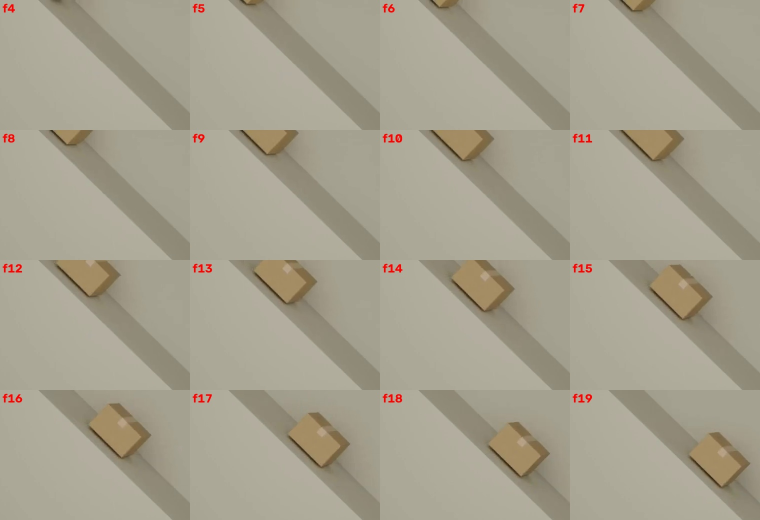
#> input picture research/verify_s2events/crop_0253.jpg, 1520 x 1040 px (shown at 1/2 size)
$ python letter_edges.py ../../../../verify_s2events/crop_0253.jpg
#> lines starting #> are read from the running program, lines starting #| are printed output that depends on the picture
import cv2,numpy as np,sys
fn=sys.argv[1] if len(sys.argv)>1 else 'frames/simulation_0209_f000.png'
gr=cv2.cvtColor(cv2.imread(fn),cv2.COLOR_BGR2GRAY).astype(float)
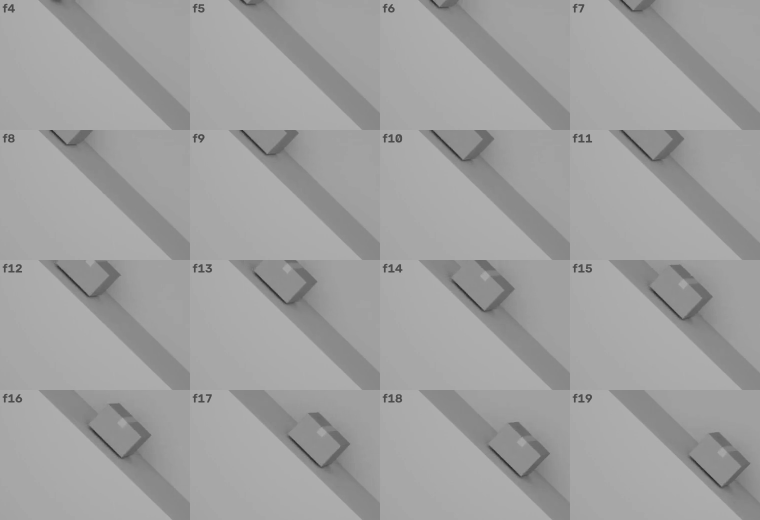
#> gr: shape (1040, 1520) float64 (shown at 1/2 size); min 28, max 179, mean 159.5
gr=cv2.GaussianBlur(gr,(3,3),0.7)
T=105
def cross_v(x,ya,yb):  # scan along column x from ya to yb, return subpixel crossing of T
    col=gr[ya:yb+1,x] if ya<yb else gr[yb:ya+1,x][::-1]
    ys=np.arange(ya,yb+1) if ya<yb else np.arange(ya,yb-1,-1)
    for i in range(len(col)-1):
        if (col[i]-T)*(col[i+1]-T)<=0 and col[i]!=col[i+1]:
            return ys[i]+(T-col[i])/(col[i+1]-col[i])*(ys[i+1]-ys[i])
    return np.nan
def cross_h(y,xa,xb):
    row=gr[y,xa:xb+1] if xa<xb else gr[y,xb:xa+1][::-1]
    xs=np.arange(xa,xb+1) if xa<xb else np.arange(xa,xb-1,-1)
    for i in range(len(row)-1):
        if (row[i]-T)*(row[i+1]-T)<=0 and row[i]!=row[i+1]:
            return xs[i]+(T-row[i])/(row[i+1]-row[i])*(xs[i+1]-xs[i])
    return np.nan
def fitline(P):
    P=np.array([p for p in P if np.all(np.isfinite(p))]); m=P.mean(0)
    _,_,Vt=np.linalg.svd(P-m); d=Vt[0]; n=np.array([-d[1],d[0]])
    res=(P-m)@n
    return m,d,np.sqrt(np.mean(res**2)),len(P)
# front edge: scan up from below for cols 1366..1404
front=[(x,cross_v(x,652,630)) for x in range(1366,1405)]
#> in cross_v, `col=gr[ya:yb+1,x] if ya<yb else gr[yb:ya+1,x][::-1]`: col = 23 values, max 143.7 at index 22, min 89.1 at index 13, mean 127.4
#> the loop in cross_v, `for i in range(len(col)-1):` made 12 passes
#> the loop in cross_v, `for i in range(len(col)-1):` made 13 passes
#> the loop in cross_v, `for i in range(len(col)-1):` made 14 passes
#> the loop in cross_v, `for i in range(len(col)-1):` made 16 passes
#> the loop in cross_v, `for i in range(len(col)-1):` made 17 passes
#> the loop in cross_v, `for i in range(len(col)-1):` made 18 passes
#> the loop in cross_v, `for i in range(len(col)-1):` made 19 passes
#> the loop in cross_v, `for i in range(len(col)-1):` made 20 passes
#> the loop in cross_v, `for i in range(len(col)-1):` made 21 passes
#> the loop in cross_v, `for i in range(len(col)-1):` made 22 passes
# back edge: scan down from above for cols 1324..1352
back=[(x,cross_v(x,612,628)) for x in range(1325,1352)]
# left edge: scan rightwards from left for rows 627..641
left=[(cross_h(y,1310,1380),y) for y in range(627,641)]
#> in cross_h, `row=gr[y,xa:xb+1] if xa<xb else gr[y,xb:xa+1][::-1]`: row = 71 values, max 173.3 at index 11, min 58.66 at index 42, mean 137.8
#> the loop in cross_h, `for i in range(len(row)-1):` made 38 passes
#> the loop in cross_h, `for i in range(len(row)-1):` made 39 passes
#> the loop in cross_h, `for i in range(len(row)-1):` made 41 passes
#> the loop in cross_h, `for i in range(len(row)-1):` made 42 passes
#> the loop in cross_h, `for i in range(len(row)-1):` made 43 passes
#> the loop in cross_h, `for i in range(len(row)-1):` made 45 passes
#> the loop in cross_h, `for i in range(len(row)-1):` made 46 passes
#> the loop in cross_h, `for i in range(len(row)-1):` made 48 passes
#> the loop in cross_h, `for i in range(len(row)-1):` made 49 passes
#> the loop in cross_h, `for i in range(len(row)-1):` made 51 passes
#> the loop in cross_h, `for i in range(len(row)-1):` made 53 passes
#> the loop in cross_h, `for i in range(len(row)-1):` made 55 passes
#> left = [(1347.8, 627), (1348.8, 628), (1350, 629), (1351.3, 630), (1352.1, 631), (1353, 632), (1354.1, 633), (1355, 634), (1355.9, 635), (1357.3, 636), (1358.9, 637), (1360.7, 638), (1362.4, 639), (1364.8, 640)]
L={}
for name,P in [('front',front),('back',back),('left',left)]:
    m,d,r,n=fitline(P); L[name]=(m,d); print(name,'pt',m.round(2),'dir',d.round(4),'slope',round(d[1]/d[0],4),'rms',round(r,3),n)
#> this loop made 3 passes
#> (name, m, Vt in fitline, n, r) on passes 1 to 3: ('front', [1377, 637], [[0.898, -0.439], [0.439, 0.898]], 23, 1.1), ('back', [1342, 616.7], [[0.884, 0.467], [0.467, -0.884]], 19, 1.65), ('left', [1355.1, 633.5], [[0.777, 0.63], [-0.63, 0.777]], 14, 0.446)
#| front pt [1377.    636.96] dir [ 0.8983 -0.4393] slope -0.489 rms 1.099 23
#| back pt [1342.    616.74] dir [0.8842 0.4672] slope 0.5284 rms 1.648 19
#| left pt [1355.15  633.5 ] dir [0.7768 0.6297] slope 0.8106 rms 0.446 14
#> after the loop, L = {'front': ([1377, 637], [0.898, -0.439]), 'back': ([1342, 616.7], [0.884, 0.467]), 'left': ([1355.1, 633.5], [0.777, 0.63])}
def inter(a,b):
    (m1,d1),(m2,d2)=a,b
    A=np.array([d1,-d2]).T; t=np.linalg.solve(A,m2-m1); return m1+t[0]*d1
BL=inter(L['back'],L['left']); FL=inter(L['front'],L['left'])
#> in inter, `(m1,d1),(m2,d2)=a,b`: m1 = [1342, 616.7]; d1 = [0.884, 0.467]; m2 = [1355.1, 633.5]; d2 = [0.777, 0.63]
#> in inter, `A = np.array([d1, -d2]).T`: A = [[0.884, -0.777], [0.467, -0.63]]
#> in inter, `t = np.linalg.solve(A, m2 - m1)`: t = [-24.46, -44.76]
#> after `BL = inter(L['back'], L['left'])`: BL = [1320.4, 605.3]
#> after `FL = inter(L['front'], L['left'])`: FL = [1366, 642.3]
print('BL',BL.round(2),'FL',FL.round(2))
#| BL [1320.38  605.31] FL [1366.03  642.32]
np.save('letter_lines.npy',np.array([np.r_[L[k][0],L[k][1]] for k in ['front','back','left']]))
